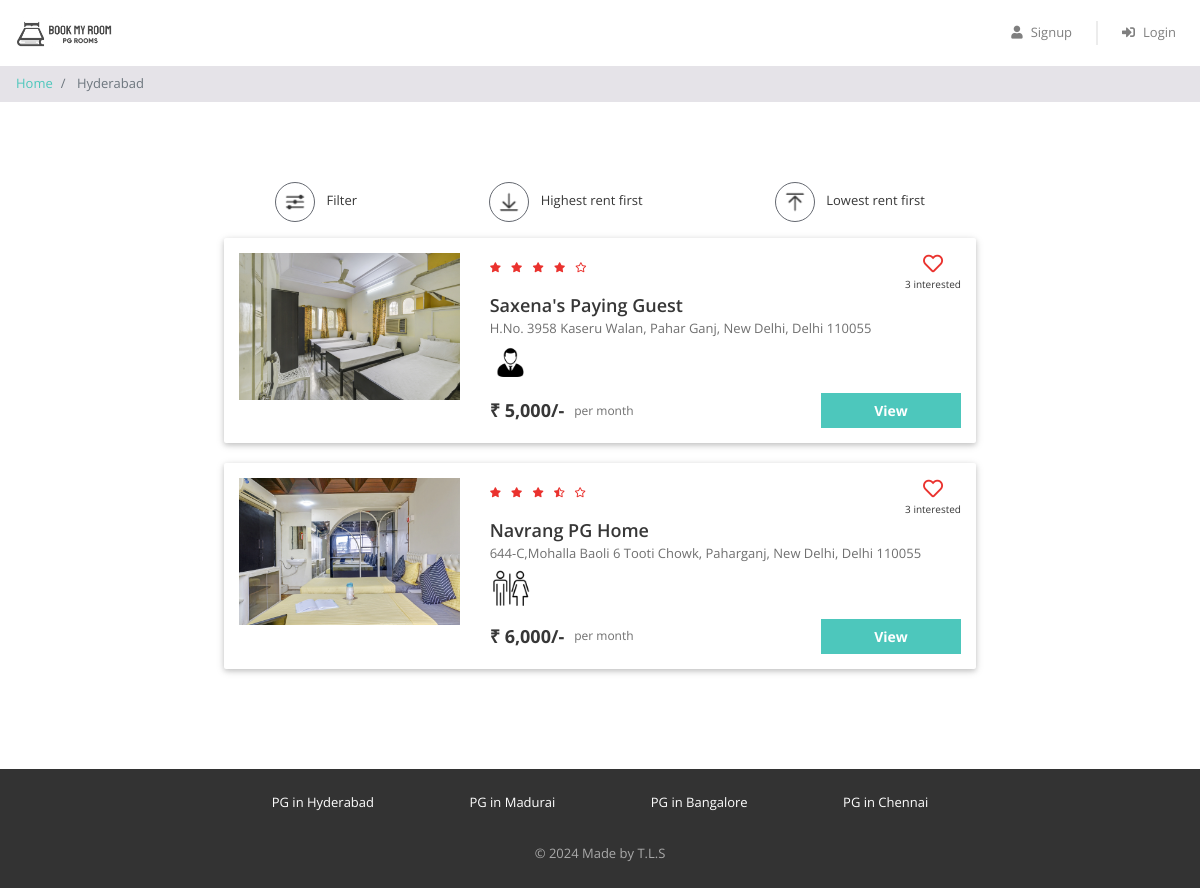
/php/property_list.php?city=Hyderabad, run on the app's committed database.
### tables this page shows
CREATE TABLE properties (
  id INT NOT NULL AUTO_INCREMENT,
  city_id INT NOT NULL,
  name VARCHAR(100) NOT NULL,
  address VARCHAR(255) NOT NULL,
  description LONGTEXT NOT NULL,
  gender ENUM('male', 'female', 'unisex') NOT NULL,
  rent INT NOT NULL,
  rating_clean FLOAT(2,1) NOT NULL,
  rating_food FLOAT(2,1) NOT NULL,
  rating_safety FLOAT(2,1) NOT NULL,
  PRIMARY KEY(id),
  FOREIGN KEY(city_id) REFERENCES cities(id)
);

### php/property_list.php (the view, shortened to what this page needs)
<?php
require "includes/database_connect.php";
$city_name = $_GET["city"];
$sql_1 = "SELECT * FROM cities WHERE name = '$city_name'";
$result_1 = mysqli_query($conn, $sql_1);
$city = mysqli_fetch_assoc($result_1);
$city_id = $city['id'];
$sql_2 = "SELECT * FROM properties WHERE city_id = $city_id";
$result_2 = mysqli_query($conn, $sql_2);
$properties = mysqli_fetch_all($result_2, MYSQLI_ASSOC);
$sql_3 = "SELECT *
            FROM interested_users_properties iup
            INNER JOIN properties p ON iup.property_id = p.id
            WHERE p.city_id = $city_id";
$result_3 = mysqli_query($conn, $sql_3);
$interested_users_properties = mysqli_fetch_all($result_3, MYSQLI_ASSOC);
?>
<!DOCTYPE html>
<html lang="en">
<head>
    <?php
    include "includes/head_links.php";
    ?>
    <link href="css/property_list.css" rel="stylesheet" />
</head>
<body>
    <?php
    include "includes/header.php";
    ?>
    <nav aria-label="breadcrumb">
        <ol class="breadcrumb py-2">
            <li class="breadcrumb-item">
                <a href="index.php">Home</a>
            </li>
            <li class="breadcrumb-item active" aria-current="page">
                <?php echo $city_name; ?>
            </li>
        </ol>
    </nav>
    <div class="page-container">
        <div class="filter-bar row justify-content-around">
            <div class="col-auto" data-toggle="modal" data-target="#filter-modal">
                <img src="img/filter.png" alt="filter" />
                <span>Filter</span>
            </div>
            <div class="col-auto">
                <img src="img/desc.png" alt="sort-desc" />
                <span>Highest rent first</span>
            </div>
            <div class="col-auto">
                <img src="img/asc.png" alt="sort-asc" />
                <span>Lowest rent first</span>
            </div>
        </div>
        <?php
        foreach ($properties as $property) {
            $property_images = glob("img/properties/" . $property['id'] . "/*");
        ?>
            <div class="property-card row">
                <div class="image-container col-md-4">
                    <img src="<?= $property_images[0] ?>" />
                </div>
                <div class="content-container col-md-8">
                    <div class="row no-gutters justify-content-between">
                        <?php
                        $total_rating = ($property['rating_clean'] + $property['rating_food'] + $property['rating_safety']) / 3;
                        $total_rating = round($total_rating, 1);
                        ?>
                        <div class="star-container" title="<?= $total_rating ?>">
                            <?php
                            $rating = $total_rating;
                            for ($i = 0; $i < 5; $i++) {
                                if ($rating >= $i + 0.8) {
                            ?>
                                    <i class="fas fa-star"></i>
                                <?php
                                } elseif ($rating >= $i + 0.3) {
                                ?>
                                    <i class="fas fa-star-half-alt"></i>
                                <?php
                                } else {
                                ?>
                                    <i class="far fa-star"></i>
                            <?php
                                }
                            }
                            ?>
                        </div>
                        <div class="interested-container">
                            <?php
                            $interested_users_count = 0;
                            $is_interested = false;
                            foreach ($interested_users_properties as $interested_user_property) {
                                if ($interested_user_property['property_id'] == $property['id']) {
                                    $interested_users_count++;
                                }
                            }
                            if ($is_interested) {
                            ?>
                                <i class="fas fa-heart"></i>
                            <?php
                            } else {
                            ?>
                                <i class="far fa-heart"></i>
                            <?php
                            }
                            ?>
                            <div class="interested-text"><?= $interested_users_count ?> interested</div>
                        </div>
                    </div>
                    <div class="detail-container">
                        <div class="property-name"><?= $property['name'] ?></div>
                        <div class="property-address"><?= $property['address'] ?></div>
                        <div class="property-gender">
                            <?php
                            if ($property['gender'] == "male") {
                            ?>
                                <img src="img/male.png" />
                            <?php
                            } elseif ($property['gender'] == "female") {
                            ?>
                                <img src="img/female.png" />
                            <?php
                            } else {
                            ?>
                                <img src="img/unisex.png" />
                            <?php
                            }
                            ?>
                        </div>
                    </div>
                    <div class="row no-gutters">
                        <div class="rent-container col-6">
                            <div class="rent">₹ <?= number_format($property['rent']) ?>/-</div>
                            <div class="rent-unit">per month</div>
                        </div>
                        <div class="button-container col-6">
                            <a href="property_detail.php?property_id=<?= $property['id'] ?>" class="btn btn-primary">View</a>
                        </div>
                    </div>
                </div>
            </div>
        <?php
        }
        ?>
    </div>
    <?php
    include "includes/footer.php";
    ?>
</body>
</html>

### php/css/common.css (style rules this page uses)
* { box-sizing: border-box; font-family: 'Open Sans', sans-serif; }
body { color: #373737; font-size: 16px; position: relative; }
.btn-primary, .btn-warning, .btn-danger { color: white; font-weight: bold; }
.breadcrumb { background-color: #e5e3e8; font-size: 13px; border-radius: 0px; margin-bottom: 0px; }
.page-container { max-width: 800px; padding: 80px 24px; margin: auto; }

### php/css/property_list.css (style rules this page uses)
.filter-bar > div { cursor: pointer; font-size: 13px; text-align: center; margin-bottom: 16px; }
.filter-bar img { width: 40px; height: 40px; border-radius: 40px; border: 1px solid #646870; padding: 6px; margin-right: 8px; }
.property-card { background-color: #ffffff; border-radius: 2px; padding: 15px 0px; margin: 0px auto 20px; box-shadow: 0 2px 5px 0 rgba(0, 0, 0, 0.16), 0 2px 10px 0 rgba(0, 0, 0, 0.12); }
.image-container { text-align: center; }
.image-container img { width: 100%; max-width: 300px; }
.star-container i { color: #EA322E; font-size: 10px; margin-right: 6px; }
.interested-container { text-align: center; }
.interested-container i { color: #EA322E; font-size: 20px; cursor: pointer; }
.interested-text { font-size: 10px; }
.detail-container { padding-bottom: 10px; }
.property-name { font-size: 18px; font-weight: 600; }
.property-address { color: #6f6f6f; font-size: 13px; padding-bottom: 5px; }
.property-gender img { width: 40px; }
.rent-container { display: flex; align-items: center; }
.rent { font-size: 18px; font-weight: bold; padding-right: 10px; }
.rent-unit { color: #6f6f6f; font-size: 12px; }
.button-container .btn { font-size: 14px; border-radius: 0px; width: 140px; float: right; }

### data on the page
properties: shows a picture, interested_users_count "3", name "Saxena's Paying Guest", address "H.No. 3958 Kaseru Walan, Pahar Ganj, New Delhi, Delhi 110055", rent "5,000"
properties: shows a picture, interested_users_count "3", name "Navrang PG Home", address "644-C,Mohalla Baoli 6 Tooti Chowk, Paharganj, New Delhi, Delhi 110055", rent "6,000"

### other printed values
$city_name "Hyderabad"
